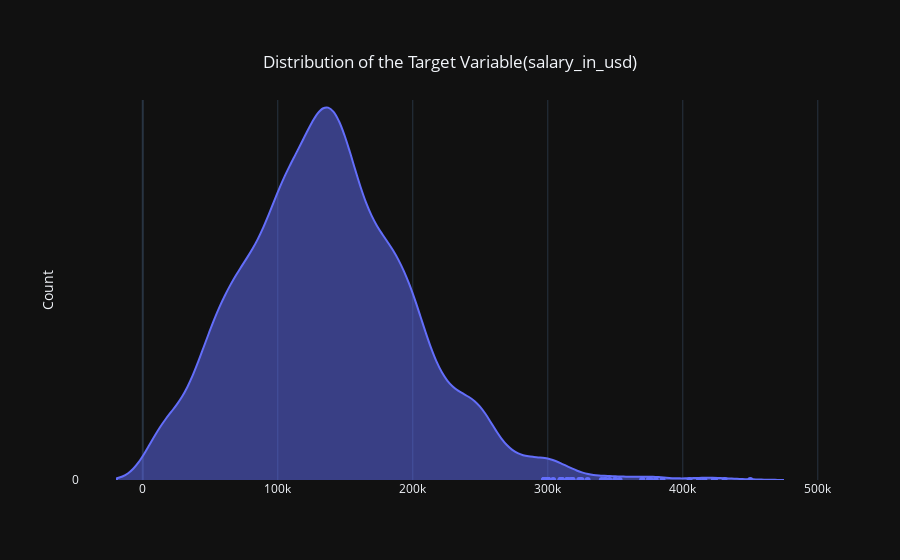

The notebook cell this image was saved under:
### Code cell
def tar_var_summary(df, target):
    fig = go.Figure()
    fig.add_trace(go.Violin(x=df[target], y0=0))
    fig.update_traces(orientation='h', side='positive', meanline_visible=False)
    fig.update_layout(title={'text': "Distribution of the Target Variable(salary_in_usd)",
                             'y':0.9,
                             'x':0.5,
                             },
                             yaxis=dict(title='Count'),
                             template="plotly_dark"
)
    fig.show()
    
tar_var_summary(df, "salary_in_usd")

### Figure 1 — Plotly figure (JSON) as saved in the notebook; plotly's stock layout.template omitted (floating-point values rounded to 4 significant figures; data arrays with more than 128 entries replaced by an {"elided": "..."} marker saying what was removed)
{"data": [{"meanline": {"visible": false}, "orientation": "h", "side": "positive", "type": "violin", "x": {"elided": "3755 int values"}, "y0": 0}], "layout": {"autosize": true, "title": {"text": "Distribution of the Target Variable(salary_in_usd)", "x": 0.5, "y": 0.9}, "xaxis": {"autorange": true, "range": [-46490.0, 501600.0], "type": "linear"}, "yaxis": {"autorange": true, "range": [0, 0.25], "title": {"text": "Count"}}}}
